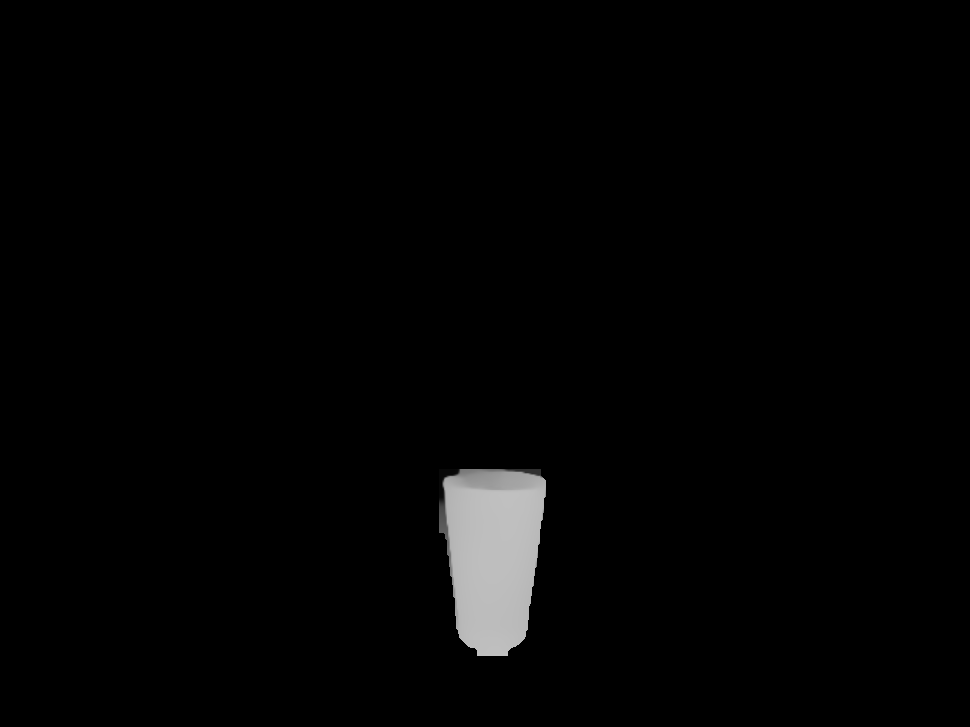
#> input picture images/isolate_right_cup0_depth.png, 970 x 727 px, shrunk from 4000 x 3000 before the run
$ python depth_min_max.py images/isolate_right_cup0_depth.png
#> lines starting #> are read from the running program, lines starting #| are printed output that depends on the picture; long printed decimals are rounded
import cv2
import numpy as np
import sys


def load_depth_image(path, max_depth=5.0):
    """
    Loads a depth image and scales it to real-world depth in meters.
    Supports both 8-bit (0–255) and 16-bit (0–65535) grayscale images.
    """
#> called with path = 'images/isolate_right_cup0_depth.png', max_depth = 15
    depth_img = cv2.imread(path, cv2.IMREAD_UNCHANGED)
#> depth_img is the input picture: shape (727, 970) uint16; min 0, max 49369, mean 1035.5

    if depth_img is None:
        raise FileNotFoundError(f"Could not read: {path}")

    if depth_img.dtype == np.uint8:
        # 8-bit depth: assume 0–255 → 0 to max_depth
        print("Loaded 8-bit depth image.")
        return (depth_img.astype(np.float32) / 255.0) * max_depth

    elif depth_img.dtype == np.uint16:
        # 16-bit depth: assume 0–65535 → 0 to max_depth
        print("Loaded 16-bit depth image.")
        return (depth_img.astype(np.float32) / 65535.0) * max_depth
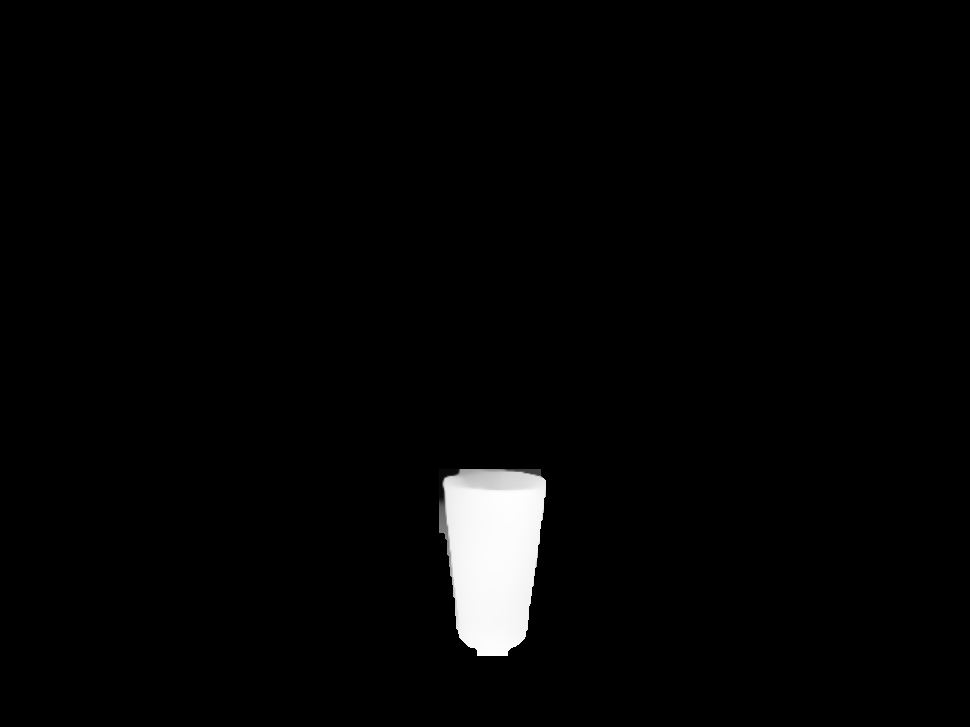
#> returned value: shape (727, 970) float32; min 0, max 11.3, mean 0.237; drawn with min black and max white

    else:
        raise ValueError(f"Unsupported depth image format: {depth_img.dtype}")

#image = load_depth_image("images/isolate_right_cup0_depth.png", max_depth=15)
image = load_depth_image(sys.argv[1], max_depth=15)


if image is None:
    raise ValueError("Image not loaded. Check the file path.")


min_val = 65535  # max value for 16-bit unsigned int
max_val = 0

height, width = image.shape
#> height = 727; width = 970


# Flatten the image to 1D for efficient computation
non_zero_pixels = image[image != 0]
#> non_zero_pixels = 16022 values, max 11.3 at index 16021, min 0.474 at index 1776, mean 10.43

found_non_zero = non_zero_pixels.size > 0
#> found_non_zero = True

if found_non_zero:
    min_val = np.min(non_zero_pixels)
#> min_val = 0.474
else:
    min_val = None  # or some default

max_val = np.max(image)
#> max_val = 11.3

# If no non-zero values were found
if not found_non_zero:
    min_val = 0


# Output to a text file
with open('object_depth.txt', 'a') as f:
    f.write(f"{sys.argv[1]}\n")
    f.write(f"Image depth ranged from {np.min(image)} to {np.max(image)}\n")
    f.write(f"Min: {min_val}\n")
    f.write(f"Max: {max_val}\n")

print(f"{sys.argv[1]}")
print(f"Min: {min_val}, Max: {max_val}")
#| Min: 0.4745, Max: 11.300
